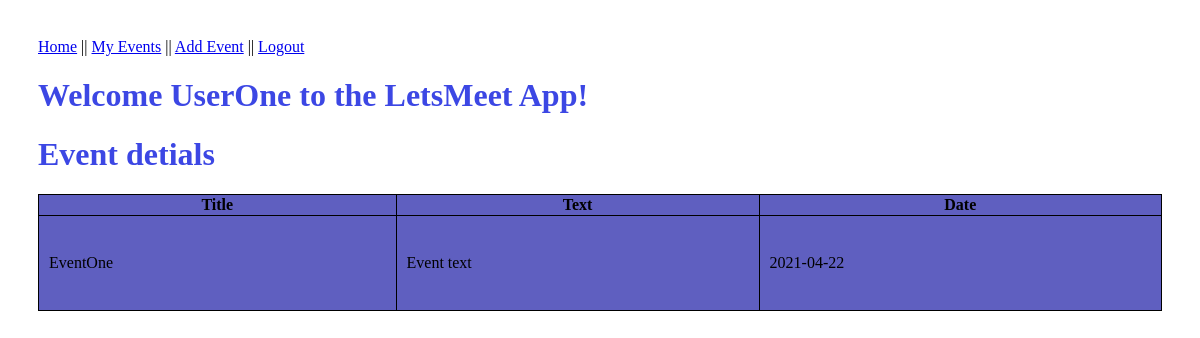
The app's page /events/2 (signed in) with its own data.
### models.py (models this page shows, shortened)
class Event(db.Model):
    id = db.Column("id", db.Integer, primary_key=True)
    title = db.Column("title", db.String(200))
    text = db.Column("text", db.String(100))
    date = db.Column("date", db.String(50))
    user_id = db.Column("user_id", db.Integer, db.ForeignKey('user.id'))

### LetsMeetFlask.py (the view)
@app.route('/events/<event_id>')
def get_event(event_id):
    if session.get('user'):
        my_event = db.session.query(Event).filter_by(id=event_id).one()
        return render_template('LetsMeetEvent.html', event=my_event, user=session['user'], user_id=session['user_id'])
    return redirect(url_for('login'))

### templates/LetsMeetEvent.html (shortened to what this page needs)
{% extends "base.html" %}
    {% block content %}
    <body>
        <nav>
            <a href="{{ url_for('index') }}"> Home</a> ||
            <a href="{{ url_for('get_events') }}"> My Events</a> ||
            <a href="{{ url_for('new_event') }}">Add Event</a> ||
            <a href="{{ url_for('logout') }}">Logout</a>
        </nav>
        <h1>Welcome {{user}} to the LetsMeet App!</h1>
        <h1>Event detials</h1>
        <table>
            <tr>
                <th>Title</th>
                <th>Text</th>
                <th>Date</th>
            </tr>
            <tr>
                <td>{{ event.title }}</td>
                <td>{{ event.text }}</td>
                <td>{{ event.date }}</td>
            </tr>
        </table>
    </body>
    {% endblock %}

### static/styles/LetsMeetStylesheet.css (style rules this page uses)
body { padding: 30px 30px; }
h1 { color:rgb(60, 71, 228); }
table { width: 100%; }
th { height: 10px; }
table, th, td { border: 1px solid black; border-collapse: collapse; background-color:rgb(95, 95, 192); }
td { padding: 10px; height: 10ex; }

### records on screen
Event: title "EventOne", text "Event text", date "2021-04-22"

### other values on screen
{{ user }} "UserOne"
